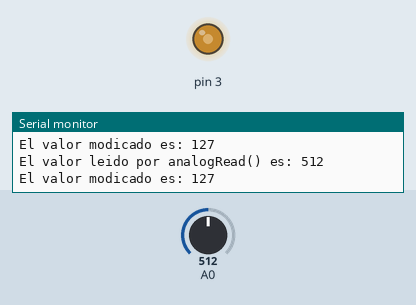
The sketch below on a simulated Arduino Uno, built with avr-gcc and run on an emulated ATmega328P. Shown: output pins drawn as LEDs (lit = HIGH), the last lines printed to the serial monitor. The inputs (shaded band) are chosen by the test bench; at power-on: A0 = 512.

Above: at 1.2 s.
1.3 s: A0 set to 409
At 1.9 s:
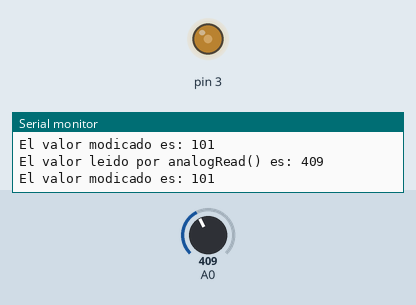
4.3 s: A0 set to 393
At 5.5 s:
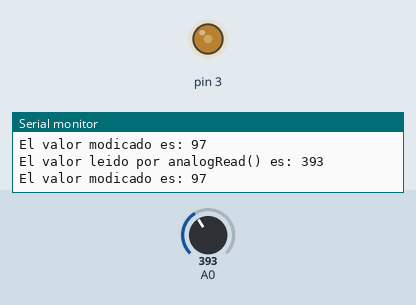
7.3 s: A0 set to 716
At 7.7 s:
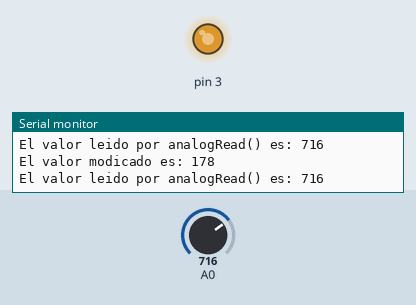
8.8 s: A0 set to 992
At 9.6 s:
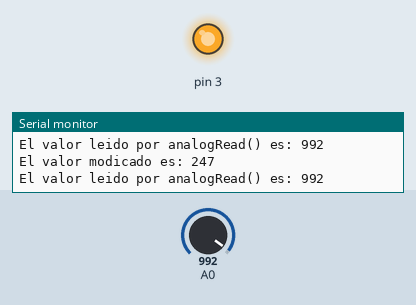
10.3 s: A0 set to 1008
At 11.5 s:
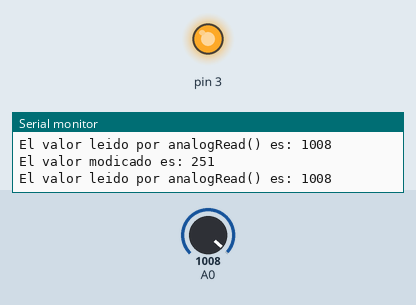
13.3 s: A0 set to 0
At 14.2 s:
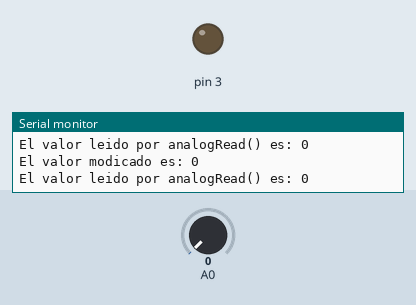
Timing chart, 0 to 15.8 s (numbered marks = the images above; inputs shaded):
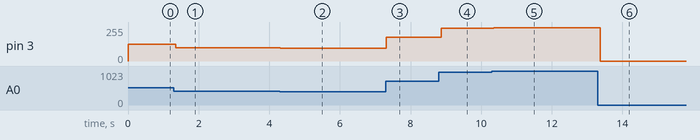

The sketch:

super_uusam1.ino
```cpp
void setup()
{
  Serial.begin(9600);

}

void loop()
{
  int resistencia = analogRead(A0);
  int valor_modificado=map(resistencia,0,1023,0,255); // Modificar escala
  analogWrite(3,valor_modificado);
  Serial.println("El valor leido por analogRead() es: "+ String(resistencia));
  Serial.println("El valor modicado es: "+ String (valor_modificado));
}
```

Measured:
- after the input at 1.3 s, pin 3: 127/255 → 101/255 after 0.05 s
- after the input at 4.3 s, pin 3: 101/255 → 97/255 at once
- after the input at 7.3 s, pin 3: 97/255 → 178/255 at once
- after the input at 8.8 s, pin 3: 178/255 → 247/255 after 0.07 s
- after the input at 10.3 s, pin 3: 247/255 → 251/255 after 0.06 s
- after the input at 13.3 s, pin 3: 251/255 → 0/255 after 0.07 s
